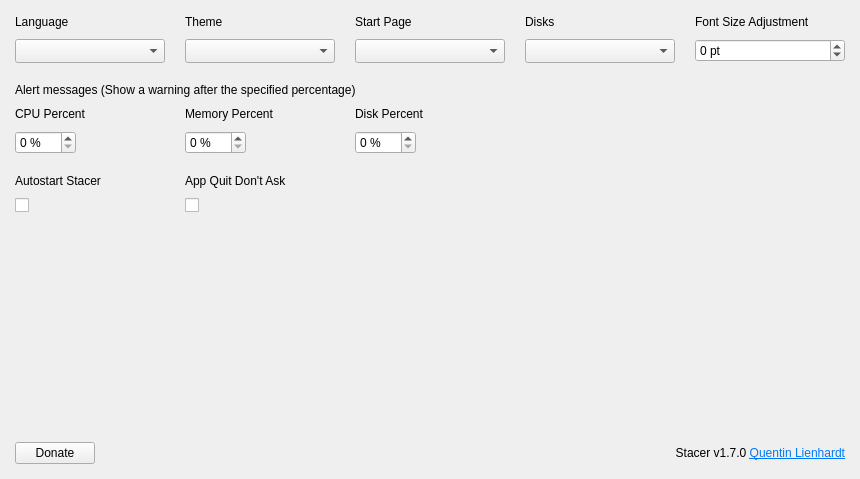
<?xml version="1.0" encoding="UTF-8"?>
<ui version="4.0">
 <class>SettingsPage</class>
 <widget class="QWidget" name="SettingsPage">
  <property name="geometry">
   <rect>
    <x>0</x>
    <y>0</y>
    <width>811</width>
    <height>479</height>
   </rect>
  </property>
  <property name="sizePolicy">
   <sizepolicy hsizetype="Expanding" vsizetype="Expanding">
    <horstretch>0</horstretch>
    <verstretch>0</verstretch>
   </sizepolicy>
  </property>
  <property name="windowTitle">
   <string>Settings</string>
  </property>
  <property name="styleSheet">
   <string notr="true"/>
  </property>
  <layout class="QGridLayout" name="gridLayout">
   <property name="leftMargin">
    <number>15</number>
   </property>
   <property name="topMargin">
    <number>15</number>
   </property>
   <property name="rightMargin">
    <number>15</number>
   </property>
   <property name="bottomMargin">
    <number>15</number>
   </property>
   <property name="horizontalSpacing">
    <number>20</number>
   </property>
   <property name="verticalSpacing">
    <number>10</number>
   </property>
   <item row="1" column="0" alignment="Qt::AlignLeft">
    <widget class="QComboBox" name="cmbLanguages">
     <property name="sizePolicy">
      <sizepolicy hsizetype="Expanding" vsizetype="Fixed">
       <horstretch>0</horstretch>
       <verstretch>0</verstretch>
      </sizepolicy>
     </property>
     <property name="minimumSize">
      <size>
       <width>150</width>
       <height>0</height>
      </size>
     </property>
     <property name="maximumSize">
      <size>
       <width>200</width>
       <height>16777215</height>
      </size>
     </property>
     <property name="cursor">
      <cursorShape>PointingHandCursor</cursorShape>
     </property>
     <property name="focusPolicy">
      <enum>Qt::NoFocus</enum>
     </property>
     <property name="sizeAdjustPolicy">
      <enum>QComboBox::AdjustToMinimumContentsLengthWithIcon</enum>
     </property>
    </widget>
   </item>
   <item row="8" column="0" alignment="Qt::AlignLeft">
    <widget class="QCheckBox" name="checkAutostart">
     <property name="cursor">
      <cursorShape>PointingHandCursor</cursorShape>
     </property>
     <property name="focusPolicy">
      <enum>Qt::NoFocus</enum>
     </property>
     <property name="text">
      <string/>
     </property>
    </widget>
   </item>
   <item row="0" column="1" alignment="Qt::AlignLeft">
    <widget class="QLabel" name="lblTheme">
     <property name="sizePolicy">
      <sizepolicy hsizetype="Expanding" vsizetype="Preferred">
       <horstretch>0</horstretch>
       <verstretch>0</verstretch>
      </sizepolicy>
     </property>
     <property name="text">
      <string>Theme</string>
     </property>
    </widget>
   </item>
   <item row="4" column="1" alignment="Qt::AlignLeft">
    <widget class="QLabel" name="lblMemoryPercent">
     <property name="sizePolicy">
      <sizepolicy hsizetype="Expanding" vsizetype="Preferred">
       <horstretch>0</horstretch>
       <verstretch>0</verstretch>
      </sizepolicy>
     </property>
     <property name="text">
      <string>Memory Percent</string>
     </property>
    </widget>
   </item>
   <item row="1" column="1" alignment="Qt::AlignLeft">
    <widget class="QComboBox" name="cmbThemes">
     <property name="sizePolicy">
      <sizepolicy hsizetype="Expanding" vsizetype="Fixed">
       <horstretch>0</horstretch>
       <verstretch>0</verstretch>
      </sizepolicy>
     </property>
     <property name="minimumSize">
      <size>
       <width>150</width>
       <height>0</height>
      </size>
     </property>
     <property name="maximumSize">
      <size>
       <width>200</width>
       <height>16777215</height>
      </size>
     </property>
     <property name="cursor">
      <cursorShape>PointingHandCursor</cursorShape>
     </property>
     <property name="focusPolicy">
      <enum>Qt::NoFocus</enum>
     </property>
     <property name="sizeAdjustPolicy">
      <enum>QComboBox::AdjustToMinimumContentsLengthWithIcon</enum>
     </property>
    </widget>
   </item>
   <item row="5" column="1" alignment="Qt::AlignLeft">
    <widget class="QSpinBox" name="spinMemoryPercent">
     <property name="focusPolicy">
      <enum>Qt::ClickFocus</enum>
     </property>
     <property name="keyboardTracking">
      <bool>false</bool>
     </property>
     <property name="suffix">
      <string notr="true"> %</string>
     </property>
     <property name="minimum">
      <number>0</number>
     </property>
     <property name="maximum">
      <number>100</number>
     </property>
    </widget>
   </item>
   <item row="4" column="2" alignment="Qt::AlignLeft">
    <widget class="QLabel" name="lblDiskPercent">
     <property name="sizePolicy">
      <sizepolicy hsizetype="Expanding" vsizetype="Preferred">
       <horstretch>0</horstretch>
       <verstretch>0</verstretch>
      </sizepolicy>
     </property>
     <property name="text">
      <string>Disk Percent</string>
     </property>
    </widget>
   </item>
   <item row="5" column="0" alignment="Qt::AlignLeft">
    <widget class="QSpinBox" name="spinCpuPercent">
     <property name="focusPolicy">
      <enum>Qt::ClickFocus</enum>
     </property>
     <property name="suffix">
      <string notr="true"> %</string>
     </property>
     <property name="minimum">
      <number>0</number>
     </property>
     <property name="maximum">
      <number>100</number>
     </property>
    </widget>
   </item>
   <item row="0" column="0" alignment="Qt::AlignLeft">
    <widget class="QLabel" name="lblLanguage">
     <property name="sizePolicy">
      <sizepolicy hsizetype="Expanding" vsizetype="Preferred">
       <horstretch>0</horstretch>
       <verstretch>0</verstretch>
      </sizepolicy>
     </property>
     <property name="text">
      <string>Language</string>
     </property>
    </widget>
   </item>
   <item row="7" column="0" alignment="Qt::AlignLeft">
    <widget class="QLabel" name="lblStartOnBoot">
     <property name="sizePolicy">
      <sizepolicy hsizetype="Expanding" vsizetype="Preferred">
       <horstretch>0</horstretch>
       <verstretch>0</verstretch>
      </sizepolicy>
     </property>
     <property name="text">
      <string>Autostart Stacer</string>
     </property>
    </widget>
   </item>
   <item row="9" column="0">
    <spacer name="verticalSpacer">
     <property name="orientation">
      <enum>Qt::Vertical</enum>
     </property>
     <property name="sizeHint" stdset="0">
      <size>
       <width>10</width>
       <height>40</height>
      </size>
     </property>
    </spacer>
   </item>
   <item row="5" column="2" alignment="Qt::AlignLeft">
    <widget class="QSpinBox" name="spinDiskPercent">
     <property name="focusPolicy">
      <enum>Qt::ClickFocus</enum>
     </property>
     <property name="suffix">
      <string notr="true"> %</string>
     </property>
     <property name="minimum">
      <number>0</number>
     </property>
     <property name="maximum">
      <number>100</number>
     </property>
    </widget>
   </item>
   <item row="4" column="0" alignment="Qt::AlignLeft">
    <widget class="QLabel" name="lblCpuPercent">
     <property name="sizePolicy">
      <sizepolicy hsizetype="Expanding" vsizetype="Preferred">
       <horstretch>0</horstretch>
       <verstretch>0</verstretch>
      </sizepolicy>
     </property>
     <property name="text">
      <string>CPU Percent</string>
     </property>
    </widget>
   </item>
   <item row="3" column="0" colspan="5">
    <widget class="QLabel" name="lblAlertMessages">
     <property name="sizePolicy">
      <sizepolicy hsizetype="Expanding" vsizetype="Preferred">
       <horstretch>0</horstretch>
       <verstretch>0</verstretch>
      </sizepolicy>
     </property>
     <property name="accessibleName">
      <string notr="true">title</string>
     </property>
     <property name="text">
      <string>Alert messages (Show a warning after the specified percentage)</string>
     </property>
    </widget>
   </item>
   <item row="10" column="3" colspan="2" alignment="Qt::AlignRight">
    <widget class="QLabel" name="lblCreatedBy">
     <property name="text">
      <string notr="true">&lt;html&gt;&lt;head/&gt;&lt;body&gt;&lt;p&gt;Stacer v1.7.0 &lt;a href=&quot;https://github.com/QuentiumYT/Stacer&quot;&gt;&lt;span style=&quot; text-decoration: underline; color:#007af4;&quot;&gt;Quentin Lienhardt&lt;/span&gt;&lt;/a&gt;&lt;/p&gt;&lt;/body&gt;&lt;/html&gt;</string>
     </property>
     <property name="textFormat">
      <enum>Qt::RichText</enum>
     </property>
     <property name="alignment">
      <set>Qt::AlignRight|Qt::AlignTrailing|Qt::AlignVCenter</set>
     </property>
     <property name="openExternalLinks">
      <bool>true</bool>
     </property>
    </widget>
   </item>
   <item row="10" column="0" alignment="Qt::AlignLeft">
    <widget class="QPushButton" name="btnDonate">
     <property name="sizePolicy">
      <sizepolicy hsizetype="Expanding" vsizetype="Fixed">
       <horstretch>0</horstretch>
       <verstretch>0</verstretch>
      </sizepolicy>
     </property>
     <property name="cursor">
      <cursorShape>PointingHandCursor</cursorShape>
     </property>
     <property name="focusPolicy">
      <enum>Qt::NoFocus</enum>
     </property>
     <property name="accessibleName">
      <string notr="true">primary</string>
     </property>
     <property name="text">
      <string>Donate</string>
     </property>
     <property name="icon">
      <iconset resource="../../static.qrc">
       <normaloff>:/static/themes/common/img/donate.png</normaloff>:/static/themes/common/img/donate.png</iconset>
     </property>
     <property name="iconSize">
      <size>
       <width>18</width>
       <height>18</height>
      </size>
     </property>
    </widget>
   </item>
   <item row="0" column="4">
    <widget class="QLabel" name="lblFontSize">
     <property name="sizePolicy">
      <sizepolicy hsizetype="Expanding" vsizetype="Preferred">
       <horstretch>0</horstretch>
       <verstretch>0</verstretch>
      </sizepolicy>
     </property>
     <property name="text">
      <string>Font Size Adjustment</string>
     </property>
    </widget>
   </item>
   <item row="1" column="4" alignment="Qt::AlignLeft">
    <widget class="QSpinBox" name="spinFontSize">
     <property name="sizePolicy">
      <sizepolicy hsizetype="Expanding" vsizetype="Fixed">
       <horstretch>0</horstretch>
       <verstretch>0</verstretch>
      </sizepolicy>
     </property>
     <property name="minimumSize">
      <size>
       <width>150</width>
       <height>0</height>
      </size>
     </property>
     <property name="maximumSize">
      <size>
       <width>200</width>
       <height>16777215</height>
      </size>
     </property>
     <property name="focusPolicy">
      <enum>Qt::ClickFocus</enum>
     </property>
     <property name="keyboardTracking">
      <bool>false</bool>
     </property>
     <property name="toolTip">
      <string>Adjust font size relative to default (0 = default)</string>
     </property>
     <property name="suffix">
      <string notr="true"> pt</string>
     </property>
     <property name="minimum">
      <number>-2</number>
     </property>
     <property name="maximum">
      <number>6</number>
     </property>
    </widget>
   </item>
   <item row="0" column="4" rowspan="2">
    <spacer name="horizontalSpacer">
     <property name="orientation">
      <enum>Qt::Horizontal</enum>
     </property>
     <property name="sizeHint" stdset="0">
      <size>
       <width>0</width>
       <height>20</height>
      </size>
     </property>
    </spacer>
   </item>
   <item row="6" column="0" colspan="5">
    <spacer name="verticalSpacer_3">
     <property name="orientation">
      <enum>Qt::Vertical</enum>
     </property>
     <property name="sizeType">
      <enum>QSizePolicy::Fixed</enum>
     </property>
     <property name="sizeHint" stdset="0">
      <size>
       <width>20</width>
       <height>10</height>
      </size>
     </property>
    </spacer>
   </item>
   <item row="2" column="0" colspan="5">
    <spacer name="verticalSpacer_2">
     <property name="orientation">
      <enum>Qt::Vertical</enum>
     </property>
     <property name="sizeType">
      <enum>QSizePolicy::Fixed</enum>
     </property>
     <property name="sizeHint" stdset="0">
      <size>
       <width>20</width>
       <height>10</height>
      </size>
     </property>
    </spacer>
   </item>
   <item row="7" column="1">
    <widget class="QLabel" name="label">
     <property name="text">
      <string>App Quit Don't Ask</string>
     </property>
    </widget>
   </item>
   <item row="8" column="1">
    <widget class="QCheckBox" name="checkAppQuitDontAsk">
     <property name="cursor">
      <cursorShape>PointingHandCursor</cursorShape>
     </property>
     <property name="focusPolicy">
      <enum>Qt::NoFocus</enum>
     </property>
     <property name="accessibleName">
      <string notr="true"/>
     </property>
     <property name="text">
      <string/>
     </property>
    </widget>
   </item>
   <item row="1" column="3" alignment="Qt::AlignLeft">
    <widget class="QComboBox" name="cmbDisks">
     <property name="sizePolicy">
      <sizepolicy hsizetype="Expanding" vsizetype="Fixed">
       <horstretch>0</horstretch>
       <verstretch>0</verstretch>
      </sizepolicy>
     </property>
     <property name="minimumSize">
      <size>
       <width>150</width>
       <height>0</height>
      </size>
     </property>
     <property name="maximumSize">
      <size>
       <width>200</width>
       <height>16777215</height>
      </size>
     </property>
     <property name="cursor">
      <cursorShape>PointingHandCursor</cursorShape>
     </property>
     <property name="focusPolicy">
      <enum>Qt::NoFocus</enum>
     </property>
     <property name="sizeAdjustPolicy">
      <enum>QComboBox::AdjustToMinimumContentsLengthWithIcon</enum>
     </property>
    </widget>
   </item>
   <item row="0" column="3">
    <widget class="QLabel" name="lblDisks">
     <property name="sizePolicy">
      <sizepolicy hsizetype="Expanding" vsizetype="Preferred">
       <horstretch>0</horstretch>
       <verstretch>0</verstretch>
      </sizepolicy>
     </property>
     <property name="text">
      <string>Disks</string>
     </property>
    </widget>
   </item>
   <item row="0" column="2">
    <widget class="QLabel" name="lblHomepage">
     <property name="sizePolicy">
      <sizepolicy hsizetype="Expanding" vsizetype="Preferred">
       <horstretch>0</horstretch>
       <verstretch>0</verstretch>
      </sizepolicy>
     </property>
     <property name="text">
      <string>Start Page</string>
     </property>
    </widget>
   </item>
   <item row="1" column="2" alignment="Qt::AlignLeft">
    <widget class="QComboBox" name="cmbStartPage">
     <property name="sizePolicy">
      <sizepolicy hsizetype="Expanding" vsizetype="Fixed">
       <horstretch>0</horstretch>
       <verstretch>0</verstretch>
      </sizepolicy>
     </property>
     <property name="minimumSize">
      <size>
       <width>150</width>
       <height>0</height>
      </size>
     </property>
     <property name="maximumSize">
      <size>
       <width>200</width>
       <height>16777215</height>
      </size>
     </property>
     <property name="cursor">
      <cursorShape>PointingHandCursor</cursorShape>
     </property>
     <property name="focusPolicy">
      <enum>Qt::NoFocus</enum>
     </property>
     <property name="sizeAdjustPolicy">
      <enum>QComboBox::AdjustToMinimumContentsLengthWithIcon</enum>
     </property>
    </widget>
   </item>
  </layout>
 </widget>
 <tabstops>
  <tabstop>spinCpuPercent</tabstop>
  <tabstop>spinMemoryPercent</tabstop>
  <tabstop>spinDiskPercent</tabstop>
 </tabstops>
 <resources>
  <include location="../../static.qrc"/>
 </resources>
 <connections/>
</ui>
